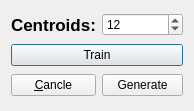
<?xml version="1.0" encoding="UTF-8"?>
<ui version="4.0">
 <class>DepthMapGenerationWithKmeansDialog</class>
 <widget class="QDialog" name="DepthMapGenerationWithKmeansDialog">
  <property name="windowModality">
   <enum>Qt::NonModal</enum>
  </property>
  <property name="geometry">
   <rect>
    <x>0</x>
    <y>0</y>
    <width>194</width>
    <height>111</height>
   </rect>
  </property>
  <property name="windowTitle">
   <string>Generate depthMap using kmeans</string>
  </property>
  <layout class="QGridLayout" name="gridLayout">
   <item row="0" column="0">
    <widget class="QLabel" name="label">
     <property name="font">
      <font>
       <pointsize>13</pointsize>
       <weight>75</weight>
       <bold>true</bold>
      </font>
     </property>
     <property name="text">
      <string>Centroids:</string>
     </property>
    </widget>
   </item>
   <item row="0" column="1">
    <widget class="QSpinBox" name="kmeansCentroidsBox">
     <property name="value">
      <number>12</number>
     </property>
    </widget>
   </item>
   <item row="1" column="0" colspan="2">
    <widget class="QPushButton" name="kmeansTrainButton">
     <property name="text">
      <string>Train</string>
     </property>
    </widget>
   </item>
   <item row="2" column="0">
    <widget class="QPushButton" name="cancleButton">
     <property name="text">
      <string>&amp;Cancle</string>
     </property>
    </widget>
   </item>
   <item row="2" column="1">
    <widget class="QPushButton" name="generateButton">
     <property name="text">
      <string>Generate</string>
     </property>
    </widget>
   </item>
  </layout>
 </widget>
 <tabstops>
  <tabstop>kmeansCentroidsBox</tabstop>
  <tabstop>generateButton</tabstop>
  <tabstop>kmeansTrainButton</tabstop>
  <tabstop>cancleButton</tabstop>
 </tabstops>
 <resources/>
 <connections>
  <connection>
   <sender>cancleButton</sender>
   <signal>clicked()</signal>
   <receiver>DepthMapGenerationWithKmeansDialog</receiver>
   <slot>close()</slot>
   <hints>
    <hint type="sourcelabel">
     <x>55</x>
     <y>92</y>
    </hint>
    <hint type="destinationlabel">
     <x>5</x>
     <y>72</y>
    </hint>
   </hints>
  </connection>
 </connections>
</ui>
